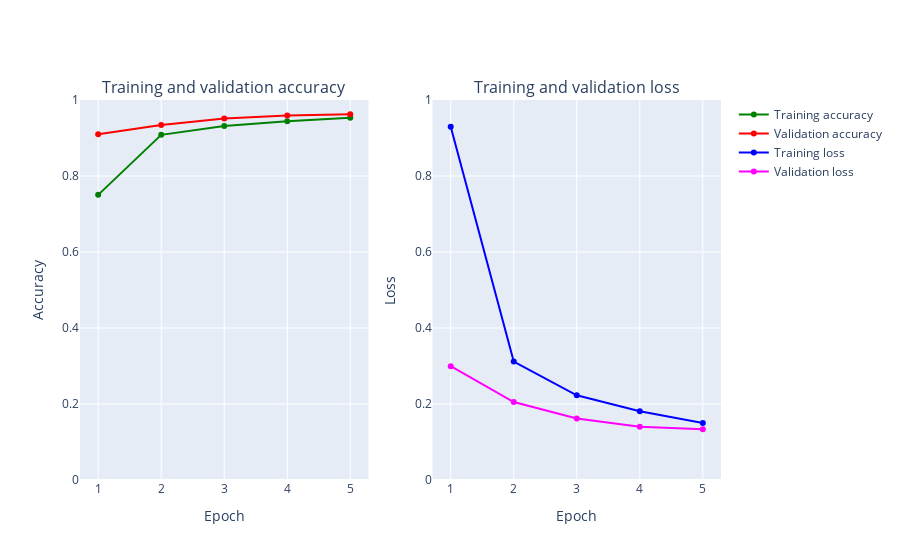

The notebook cell saved with this chart:
### Code cell
def create_trace(x,y,ylabel,color):
        trace = go.Scatter(
            x = x,y = y,
            name=ylabel,
            marker=dict(color=color),
            mode = "markers+lines",
            text=x
        )
        return trace
    
def plot_accuracy_and_loss(train_model):
    hist = train_model.history
    acc = hist['accuracy']
    val_acc = hist['val_accuracy']
    loss = hist['loss']
    val_loss = hist['val_loss']
    epochs = list(range(1,len(acc)+1))
    #define the traces
    trace_ta = create_trace(epochs,acc,"Training accuracy", "Green")
    trace_va = create_trace(epochs,val_acc,"Validation accuracy", "Red")
    trace_tl = create_trace(epochs,loss,"Training loss", "Blue")
    trace_vl = create_trace(epochs,val_loss,"Validation loss", "Magenta")
    fig = tools.make_subplots(rows=1,cols=2, subplot_titles=('Training and validation accuracy',
                                                             'Training and validation loss'))
    #add traces to the figure
    fig.append_trace(trace_ta,1,1)
    fig.append_trace(trace_va,1,1)
    fig.append_trace(trace_tl,1,2)
    fig.append_trace(trace_vl,1,2)
    #set the layout for the figure
    fig['layout']['xaxis'].update(title = 'Epoch')
    fig['layout']['xaxis2'].update(title = 'Epoch')
    fig['layout']['yaxis'].update(title = 'Accuracy', range=[0,1])
    fig['layout']['yaxis2'].update(title = 'Loss', range=[0,1])
    #plot
    iplot(fig, filename='accuracy-loss')

plot_accuracy_and_loss(train_model)

### Figure 1 — Plotly figure (JSON) as saved in the notebook; plotly's stock layout.template omitted (floating-point values rounded to 4 significant figures)
{"data": [{"marker": {"color": "Green"}, "mode": "markers+lines", "name": "Training accuracy", "text": ["1", "2", "3", "4", "5"], "type": "scatter", "x": [1, 2, 3, 4, 5], "xaxis": "x", "y": [0.7504, 0.9083, 0.9318, 0.9438, 0.9534], "yaxis": "y"}, {"marker": {"color": "Red"}, "mode": "markers+lines", "name": "Validation accuracy", "text": ["1", "2", "3", "4", "5"], "type": "scatter", "x": [1, 2, 3, 4, 5], "xaxis": "x", "y": [0.9097, 0.9342, 0.9511, 0.9595, 0.9623], "yaxis": "y"}, {"marker": {"color": "Blue"}, "mode": "markers+lines", "name": "Training loss", "text": ["1", "2", "3", "4", "5"], "type": "scatter", "x": [1, 2, 3, 4, 5], "xaxis": "x2", "y": [0.9296, 0.3115, 0.2228, 0.1812, 0.1498], "yaxis": "y2"}, {"marker": {"color": "Magenta"}, "mode": "markers+lines", "name": "Validation loss", "text": ["1", "2", "3", "4", "5"], "type": "scatter", "x": [1, 2, 3, 4, 5], "xaxis": "x2", "y": [0.2994, 0.2051, 0.1619, 0.14, 0.1334], "yaxis": "y2"}], "layout": {"annotations": [{"font": {"size": 16}, "showarrow": false, "text": "Training and validation accuracy", "x": 0.225, "xanchor": "center", "xref": "paper", "y": 1, "yanchor": "bottom", "yref": "paper"}, {"font": {"size": 16}, "showarrow": false, "text": "Training and validation loss", "x": 0.775, "xanchor": "center", "xref": "paper", "y": 1, "yanchor": "bottom", "yref": "paper"}], "xaxis": {"anchor": "y", "domain": [0, 0.45], "title": {"text": "Epoch"}}, "xaxis2": {"anchor": "y2", "domain": [0.55, 1], "title": {"text": "Epoch"}}, "yaxis": {"anchor": "x", "domain": [0, 1], "range": [0, 1], "title": {"text": "Accuracy"}}, "yaxis2": {"anchor": "x2", "domain": [0, 1], "range": [0, 1], "title": {"text": "Loss"}}}}
